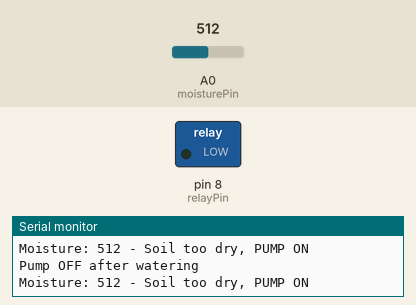
Bench run of a sketch on a simulated Arduino Uno, built with avr-gcc and run on an emulated ATmega328P. On the bench: switched loads named in the sketch (green lamp = pin HIGH), the last lines printed to the serial monitor. The inputs (shaded band) are chosen by the test bench; at power-on: A0 (moisturePin) = 512.

Above: at 10.8 s.
10.9 s: A0 (moisturePin) set to 484
At 13.8 s:
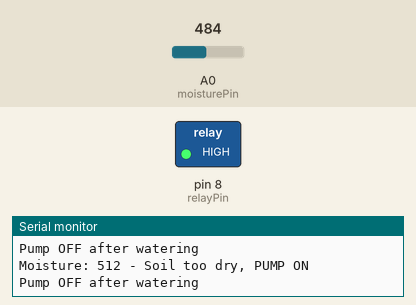
21.5 s: A0 (moisturePin) set to 510
At 25.3 s:
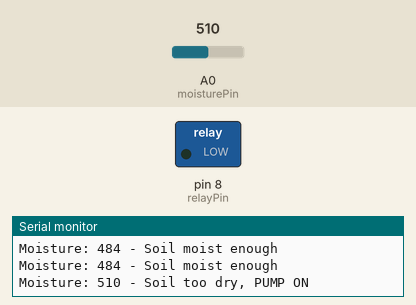
34.5 s: A0 (moisturePin) set to 490
At 35.2 s:
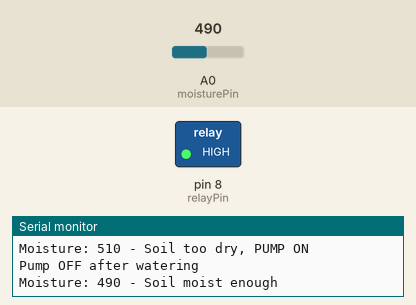
42.0 s: A0 (moisturePin) set to 511
At 45.3 s:
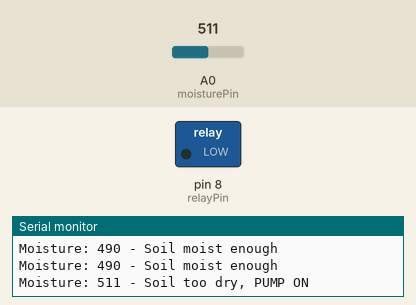
Timing chart, 0 to 55.5 s (numbered marks = the images above; inputs shaded):
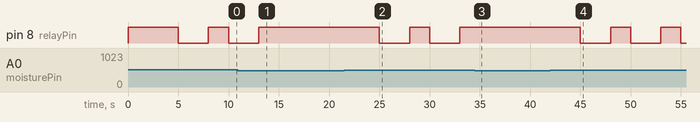

The sketch:

Soil_Moisture_Testing.ino
```cpp
const int relayPin = 8;      // Relay control pin
const int moisturePin = A0;  // Moisture sensor analog pin

// Settings (adjust based on your needs)
const int dryThreshold = 500;   // Below this = needs water
const int wateringTime = 3000;  // Water for 3 seconds (adjust)
const int checkInterval = 5000; // Wait 5 sec between checks (avoid rapid switching)

bool pumpRunning = false;
unsigned long lastCheckTime = 0;

void setup() {
  pinMode(relayPin, OUTPUT);
  digitalWrite(relayPin, HIGH);  // Start with pump OFF
  Serial.begin(9600);
  Serial.println("Moisture-activated pump control ready");
}

void loop() {
  unsigned long currentTime = millis();

  // Only check moisture at intervals (not every loop)
  if (currentTime - lastCheckTime >= checkInterval) {
    lastCheckTime = currentTime;

    int moistureValue = analogRead(moisturePin);
    Serial.print("Moisture: ");
    Serial.print(moistureValue);

    // If soil is dry and pump isn't already running
    if (moistureValue > dryThreshold && !pumpRunning) {
      pumpRunning = true;
      digitalWrite(relayPin, LOW);  // Turn pump ON
      Serial.println(" - Soil too dry, PUMP ON");

      delay(wateringTime);  // Water for set time

      digitalWrite(relayPin, HIGH);  // Turn pump OFF
      pumpRunning = false;
      Serial.println("Pump OFF after watering");
    }
    else {
      Serial.println(" - Soil moist enough");
    }
  }
}
```

Measured:
- the behaviour switches between 501 and 500 on A0 (moisturePin) (found by bisection; images 0 and 1)
- after the input at 10.9 s, pin 8 (relayPin): goes on until 13.0 s, then stays HIGH
- after the input at 21.5 s, pin 8 (relayPin): alternates HIGH for 2.0 s and LOW for 3.0 s, starting after 3.5 s
- after the input at 34.5 s, pin 8 (relayPin): stays HIGH (without the input it goes to LOW after 0.50 s)
- after the input at 42.0 s, pin 8 (relayPin): alternates HIGH for 2.0 s and LOW for 3.0 s, starting after 3.0 s
